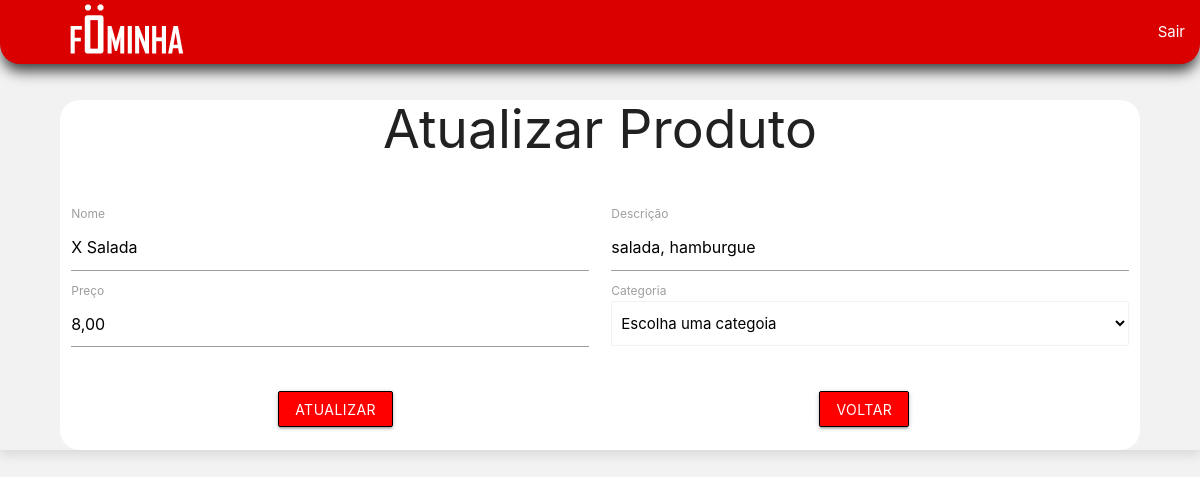
Screenshot of /admin/adicionarProdutos/editar.php?id=15 (signed in) with the database file from the repository.
### tables this page shows
CREATE TABLE `produtos` (
  `id` int(11) NOT NULL,
  `pro_nome` varchar(255) NOT NULL,
  `pro_descricao` varchar(255) NOT NULL,
  `pro_preco` varchar(255) NOT NULL,
  `cat_id` int(11) NOT NULL
);

### admin/adicionarProdutos/editar.php (the view, shortened to what this page needs)
<?php
include_once '../../conexao.php';
?>
<!DOCTYPE html>
<html lang="en">
<head>
    <link type="text/css" rel="stylesheet" href="../../materialize/css/materialize.min.css" media="screen,projection" />
</head>
<body>
    <nav style="-webkit-box-shadow: 0px 9px 14px -2px rgba(0,0,0,0.75);-moz-box-shadow: 0px 9px 14px -2px rgba(0,0,0,0.75);box-shadow: 0px 9px 14px -2px rgba(0,0,0,0.75); border-radius: 0px 0px 20px 20px; background-color: #DA0000;">
        <a href="../../home.php" class="brand-logo">
            <center><img src="<?= LINK1 ?>/logoFominha.png" style="width: 50%;"></center>
        </a>
        <ul class="right hide-on-med-and-down">
            <li><a href="../../sair.php">Sair</a></li>
        </ul>
    </nav>
    <body style="background-color:#f2f2f2;box-shadow: 0 5px 10px 0px rgba(0, 0, 0, 0.1);
  -moz-box-shadow: 0 5px 10px 0px rgba(0, 0, 0, 0.1);
  -webkit-box-shadow: 0 5px 10px 0px rgba(0, 0, 0, 0.1);
  -o-box-shadow: 0 5px 10px 0px rgba(0, 0, 0, 0.1);
  -ms-box-shadow: 0 5px 10px 0px rgba(0, 0, 0, 0.1);">
<?php
$id = filter_input(INPUT_GET, 'id', FILTER_DEFAULT);
$sth = $pdo->prepare('SELECT *from produtos p INNER JOIN categorias c on c.cat_id = p.cat_id where id = :id');
$sth->bindValue(":id", $id, PDO::PARAM_INT);
$sth->execute();
$resultado = $sth->fetch(PDO::FETCH_ASSOC);
extract($resultado);
?>
<div class="container" style="width:90%; background-color: white; border-radius: 20px;">
<div class="row">
            <center>
                <h2>Atualizar Produto</h2>
            </center></br>
<form name="form1" action="update.php" method="post">
<div class="col s6">
<label>Nome</label></br>
<input type="text" required="required" name="pro_nome" value="<?= $pro_nome;?>"/></div>
<div class="col s6">
<label>Descrição</label></br>
<input type="text" required="required" name="pro_descricao" value="<?= $pro_descricao;?>"/></div>
<div class="col s6">
<label>Preço</label></br>
<input type="text" required="required" name="pro_preco" value="<?= $pro_preco;?>"/>
</div>
<div class="col s6">
<label>Categoria</label></br>
                        <select required="required" class="browser-default" name="cat_id" id="cat_id">
                            <option value="" required="required" disabled selected>Escolha uma categoia</option>
                        </select></br></br>
                    </div>
                    </br><div class="col s12">
        <div class="col s6">
            <center><button style="border: 1px solid black;background-color: red;" class="btn waves-effect waves-light button" type="submit" name="action">Atualizar</button></center>
        </div>
        <div class="col s6">
            <center><a style="border: 1px solid black;background-color: red;" href="produtos.php" class="waves-effect waves-light btn botaoVoltar">
            Voltar
                    </a></center> </br>
        </div>
    </div>
                    </form>
</div>
</body>
</html>

### admin/adicionarProdutos/editar.php (style rules this page uses)
a { text-decoration: none; color: white; }

### rows the page displays
produtos: pro_nome "X Salada", pro_descricao "salada, hamburgue", pro_preco "8,00"
